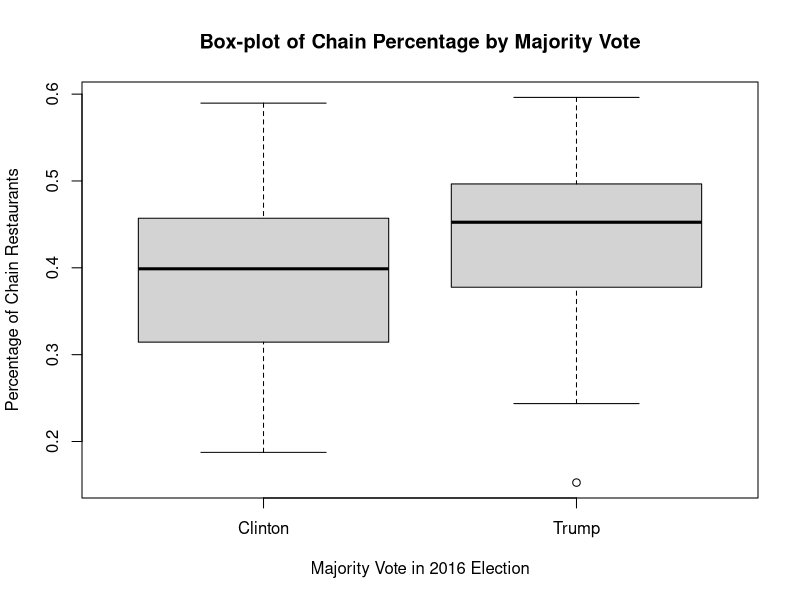
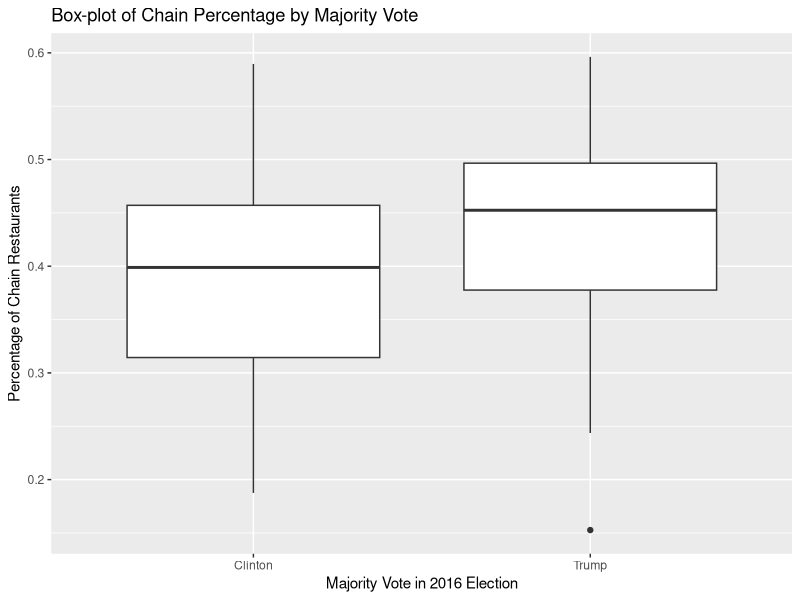
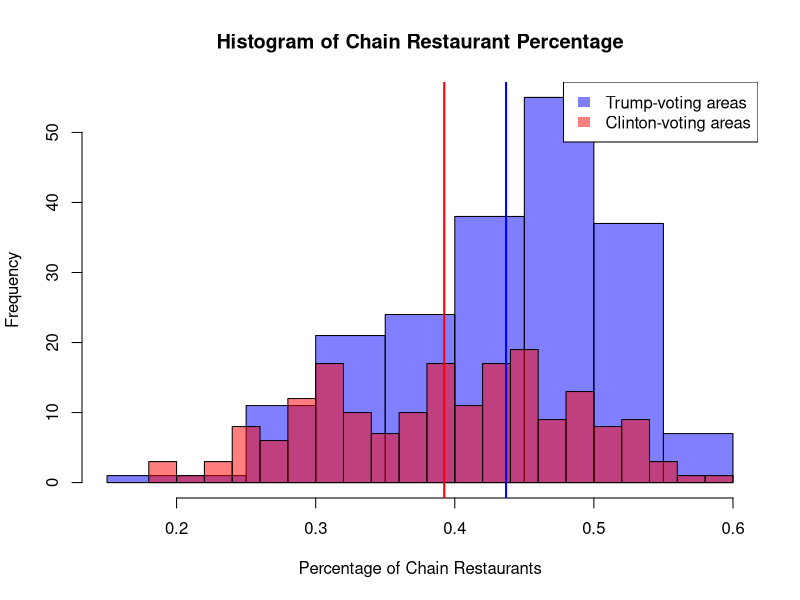
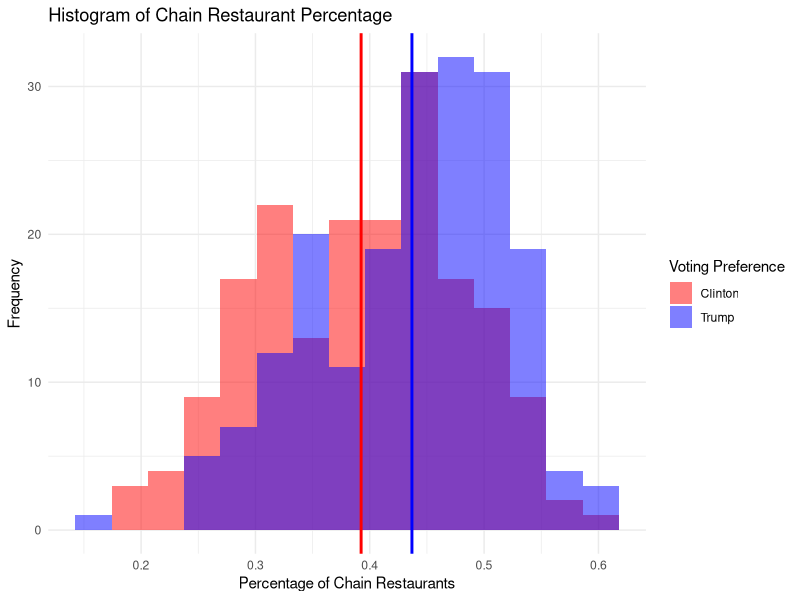

Here is the R script that generated these plots, in order:
## ---- chunk 1
# set environment 
# setwd("/Users/xfliang/University of Michigan Dropbox/Xiaofan Liang/UM_Teaching/URP506_F25/Lab/Lab5/")
# load tidyverse libraries 
library(tidyverse)
# import data
chainness <- read.csv("chainness_by_MSA.csv")
head(chainness)
## ---- chunk 2
factors <- read.csv("factors_by_MSA.csv")
head(factors)
## ---- chunk 3
# Join the two datasets by MSA_GEOID
chainness_joined <- chainness %>% left_join(factors, by=c("MSA_GEOID"))
head(chainness_joined)
## ---- chunk 4
boxplot(chain_pct ~ majority_vote, data = chainness_joined,
        main = "Box-plot of Chain Percentage by Majority Vote",
        xlab = "Majority Vote in 2016 Election",
        ylab = "Percentage of Chain Restaurants")
## ---- chunk 5
# Box-plot of chain_pct by majority_vote
library(ggplot2)
ggplot(chainness_joined, aes(x = majority_vote, y = chain_pct)) +
  geom_boxplot() +
  labs(title = "Box-plot of Chain Percentage by Majority Vote",
       x = "Majority Vote in 2016 Election",
       y = "Percentage of Chain Restaurants")
## ---- chunk 6
chainness_joined %>% group_by(majority_vote) %>% summarise(mean_chain_pct = mean(chain_pct, na.rm=T))
## ---- chunk 7
t.test(chainness_joined$chain_pct, mu = 0.5, alternative = "greater")
## ---- chunk 8
Trump <- chainness_joined %>% filter(majority_vote == "Trump")
Clinton <- chainness_joined %>% filter(majority_vote == "Clinton")
t.test(Trump$chain_pct, Clinton$chain_pct, alternative = "two.sided")
## ---- chunk 9
# Plot histogram for Trump-voting areas
hist(Trump$chain_pct, breaks = 15, col = rgb(0, 0, 1, 0.5), na.rm = TRUE,
     main = "Histogram of Chain Restaurant Percentage",
     xlab = "Percentage of Chain Restaurants", ylab = "Frequency")

# Add histogram for Clinton-voting areas
hist(Clinton$chain_pct, breaks = 15, col = rgb(1, 0, 0, 0.5), add = TRUE)

# Add vertical lines for means
abline(v = mean(Trump$chain_pct, na.rm = TRUE), col = "blue", lwd = 2)
abline(v = mean(Clinton$chain_pct, na.rm = TRUE), col = "red", lwd = 2)

# Add legend
legend("topright", legend = c("Trump-voting areas", "Clinton-voting areas"),
       fill = c(rgb(0, 0, 1, 0.5), rgb(1, 0, 0, 0.5)),
       border = NA)
## ---- chunk 10
# Generate histogram using ggplot2
library(ggplot2)

# Generate histogram using ggplot2
ggplot(chainness_joined, aes(x = chain_pct, fill = majority_vote))+
  geom_histogram(position = "identity", alpha = 0.5, bins = 15) +
  # add vertical lines
  geom_vline(xintercept = mean(Trump$chain_pct, na.rm = TRUE), color = "blue", linetype = "solid", size = 1) +
  geom_vline(xintercept = mean(Clinton$chain_pct, na.rm = TRUE), color = "red", linetype = "solid", linewidth = 1) +
  # determine color for the fill variable 
  scale_fill_manual(values = c("Trump" = "blue", "Clinton" = "red")) +
  labs(title = "Histogram of Chain Restaurant Percentage",
       x = "Percentage of Chain Restaurants",
       y = "Frequency",
       fill = "Voting Preference") +
  theme_minimal()
## ---- chunk 11

## ---- chunk 12
